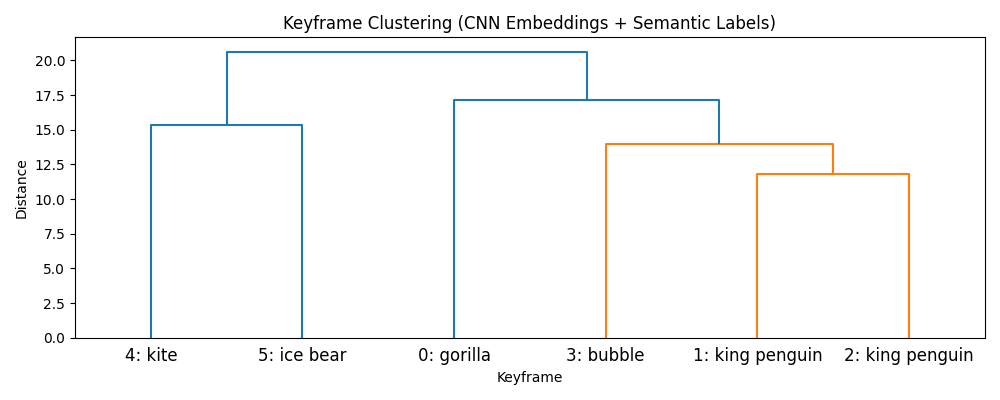
#> input picture keyframe-clustering/keyframe-clustering-cnn-embedding.png, 1000 x 400 px, given in place of sample.jpg, which was not available
$ python key-point-detection.py
#> lines starting #> are read from the running program, lines starting #| are printed output that depends on the picture; pictures that were not available may be replaced by others from this repository, and a replacement may not be noted
import cv2
import matplotlib.pyplot as plt
# Our goal is to find  corners, blobs, or edges
# Load the image in grayscale
img = cv2.imread("sample.jpg", cv2.IMREAD_GRAYSCALE)
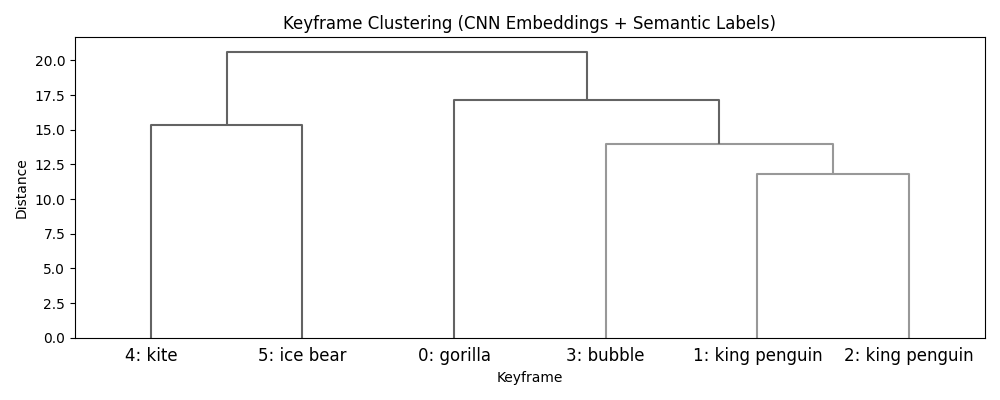
#> img: shape (400, 1000); min 0, max 255, mean 248.4

# Initialize ORB detector
orb = cv2.ORB_create()

# Detect keypoints and descriptors
keypoints, descriptors = orb.detectAndCompute(img, None)
#> keypoints = 444 keypoints; strongest (x, y, size): (331, 357, 31), (593, 357, 31), (614, 357, 31), (924, 355, 31)

# Draw keypoints on the image
img_with_kp = cv2.drawKeypoints(img, keypoints, None, color=(0,255,0), flags=0)
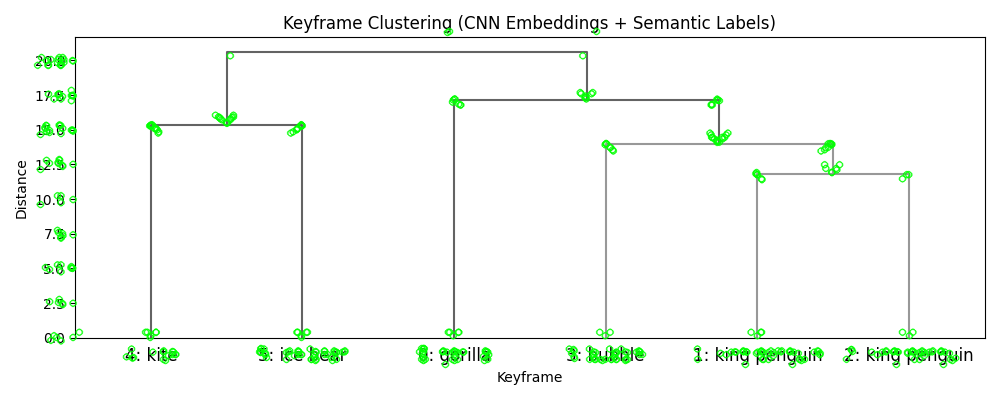
#> img_with_kp: shape (400, 1000, 3); mean of channels 0, 1, 2 244.8, 249.2, 244.8; drawn as B, G, R

# Show the result
plt.figure(figsize=(10, 5))
plt.imshow(img_with_kp, cmap="gray")
plt.title(f"ORB Keypoints (found {len(keypoints)})")
plt.axis("off")
plt.show()

# Open a video file (replace 'video.mp4' with your file)
video = cv2.VideoCapture("driver-action-recognition.mp4")

# Check if the video loaded correctly
if not video.isOpened():
    print("Error: Could not open video file.")
else:
    print("Video loaded successfully!")

# Read and display the video frame by frame

while True:
    ret, frame = video.read()  # Read the next frame
#> frame is the input picture: shape (400, 1000, 3); mean B, G, R 248.4, 248.5, 248.4
    if not ret:
        break  # Stop if the video ends

    gray = cv2.cvtColor(frame, cv2.COLOR_BGR2GRAY)
    equalized = cv2.equalizeHist(gray)
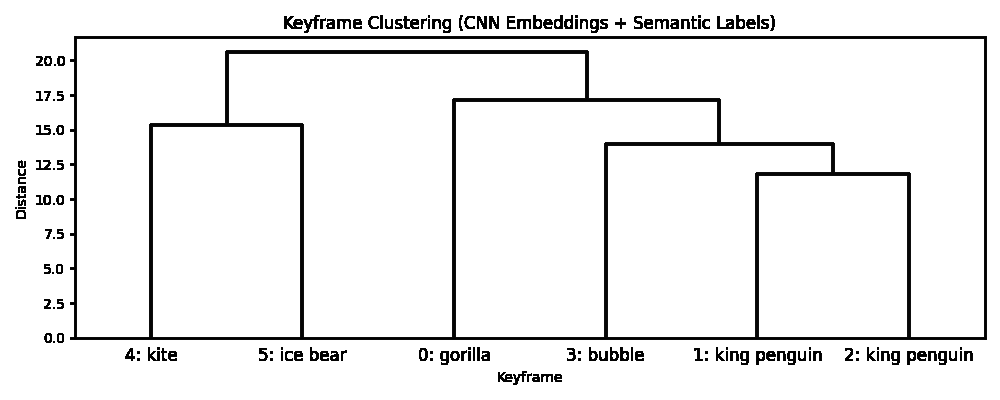
#> equalized: shape (400, 1000); min 0, max 255, mean 239.2

    # Initialize ORB detector
    orb = cv2.ORB_create()

    # Detect keypoints and descriptors
    keypoints, descriptors = orb.detectAndCompute(equalized, None)
#> keypoints = 462 keypoints; strongest (x, y, size): (59, 270, 31), (60, 339, 31), (60, 336, 31), (59, 267, 31)

    # Draw keypoints on the image
    frame_with_kp = cv2.drawKeypoints(equalized, keypoints, None, color=(0,255,0), flags=0)
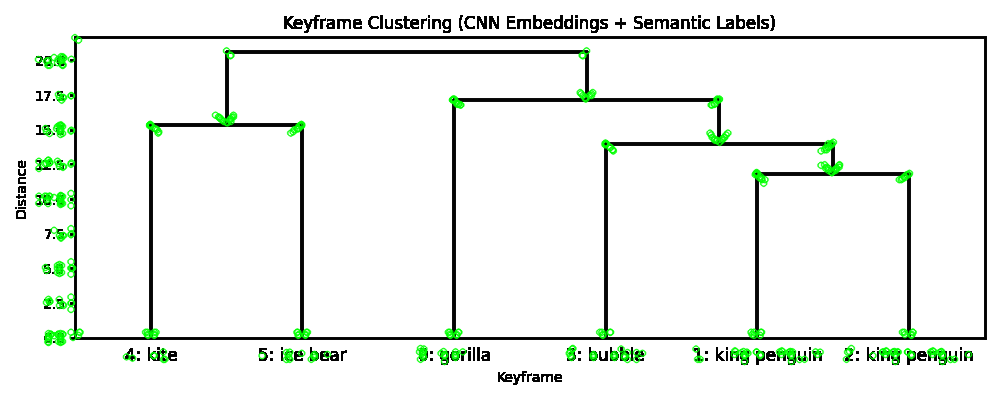
#> frame_with_kp: shape (400, 1000, 3); mean of channels 0, 1, 2 236.4, 240.7, 236.4; drawn as B, G, R

    cv2.imshow("Video Playback", frame_with_kp)  # Show the frame

    # Press 'q' to exit
    if cv2.waitKey(25) & 0xFF == ord('q'):
        # If no key is pressed, it waits for 25 mili seconds.
        # If any key is pressed, it immediately stops waiting and moves to the next frame.
#> (key q is pressed here)
        break

cv2.destroyAllWindows()
